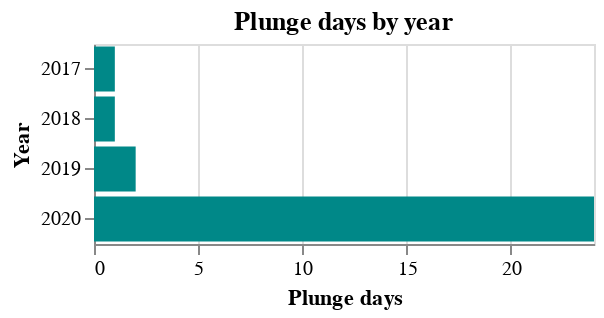

Notebook source saved alongside this figure:
### Markdown cell above
With a record number of plunge days in 2020...

### Code cell
plunges = (all_years.rate < 0).resample('D').sum()
by_year = (plunges > 0).groupby(plunges.index.year).sum().astype(int)
alt.Chart(by_year.reset_index()).mark_bar().encode(
    alt.X('rate', title='Plunge days'),
    alt.Y('timestamp:O', title='Year'),
    color=alt.value('#008888'),
).properties(
    title='Plunge days by year',
    width=250,
    height=100,
)

### Figure 1 — Vega-Lite specification as saved in the notebook (floating-point values rounded to 4 significant figures)
{"config": {"view": {"continuousWidth": 400, "continuousHeight": 300}}, "data": {"name": "data-7d34cad104343db3243e9e070734ef8a"}, "mark": "bar", "encoding": {"color": {"value": "#008888"}, "x": {"type": "quantitative", "field": "rate", "title": "Plunge days"}, "y": {"type": "ordinal", "field": "timestamp", "title": "Year"}}, "height": 100, "title": "Plunge days by year", "width": 250, "$schema": "https://vega.github.io/schema/vega-lite/v4.8.1.json", "datasets": {"data-7d34cad104343db3243e9e070734ef8a": [{"timestamp": 2017, "rate": 1}, {"timestamp": 2018, "rate": 1}, {"timestamp": 2019, "rate": 2}, {"timestamp": 2020, "rate": 24}]}}
